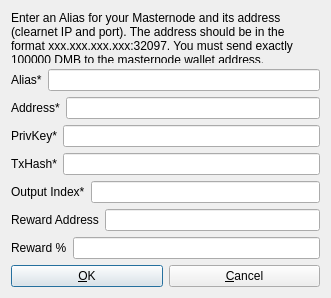
<?xml version="1.0" encoding="UTF-8"?>
<ui version="4.0">
 <class>AddEditAdrenalineNode</class>
 <widget class="QDialog" name="AddEditAdrenalineNode">
  <property name="geometry">
   <rect>
    <x>0</x>
    <y>0</y>
    <width>331</width>
    <height>298</height>
   </rect>
  </property>
  <property name="windowTitle">
   <string>Add/Edit Masternode</string>
  </property>
  <property name="modal">
   <bool>true</bool>
  </property>
  <layout class="QVBoxLayout" name="verticalLayout">
   <item>
    <widget class="QLabel" name="label_9">
     <property name="sizePolicy">
      <sizepolicy hsizetype="Preferred" vsizetype="Expanding">
       <horstretch>0</horstretch>
       <verstretch>0</verstretch>
      </sizepolicy>
     </property>
     <property name="text">
      <string>&lt;html&gt;&lt;head/&gt;&lt;body&gt;&lt;p&gt;Enter an Alias for your Masternode and its address (clearnet IP and port). The address should be in the format xxx.xxx.xxx.xxx:32097. You must send exactly 100000 DMB to the masternode wallet address.&lt;/p&gt;&lt;/body&gt;&lt;/html&gt;</string>
     </property>
     <property name="wordWrap">
      <bool>true</bool>
     </property>
    </widget>
   </item>
   <item>
    <layout class="QHBoxLayout" name="horizontalLayout_4">
     <property name="bottomMargin">
      <number>0</number>
     </property>
     <item>
      <widget class="QLabel" name="label_4">
       <property name="text">
        <string>Alias*</string>
       </property>
      </widget>
     </item>
     <item>
      <widget class="QLineEdit" name="aliasLineEdit"/>
     </item>
    </layout>
   </item>
   <item>
    <layout class="QHBoxLayout" name="horizontalLayout_5">
     <property name="bottomMargin">
      <number>0</number>
     </property>
     <item>
      <widget class="QLabel" name="label_6">
       <property name="text">
        <string>Address*</string>
       </property>
      </widget>
     </item>
     <item>
      <widget class="QLineEdit" name="addressLineEdit"/>
     </item>
    </layout>
   </item>
   <item>
    <layout class="QHBoxLayout" name="horizontalLayout_3">
     <property name="bottomMargin">
      <number>0</number>
     </property>
     <item>
      <widget class="QLabel" name="label_5">
       <property name="text">
        <string>PrivKey*</string>
       </property>
      </widget>
     </item>
     <item>
      <widget class="QLineEdit" name="privkeyLineEdit"/>
     </item>
    </layout>
   </item>
   <item>
    <layout class="QHBoxLayout" name="horizontalLayout_2">
     <property name="bottomMargin">
      <number>0</number>
     </property>
     <item>
      <widget class="QLabel" name="label_2">
       <property name="text">
        <string>TxHash*</string>
       </property>
      </widget>
     </item>
     <item>
      <widget class="QLineEdit" name="txhashLineEdit"/>
     </item>
    </layout>
   </item>
   <item>
    <layout class="QHBoxLayout" name="horizontalLayout_8">
     <property name="bottomMargin">
      <number>0</number>
     </property>
     <item>
      <widget class="QLabel" name="label_8">
       <property name="text">
        <string>Output Index*</string>
       </property>
      </widget>
     </item>
     <item>
      <widget class="QLineEdit" name="outputindexLineEdit"/>
     </item>
    </layout>
   </item>
<item>
    <layout class="QHBoxLayout" name="horizontalLayout_6">
     <property name="bottomMargin">
      <number>0</number>
     </property>
     <item>
      <widget class="QLabel" name="label_3">
       <property name="text">
        <string>Reward Address</string>
       </property>
      </widget>
     </item> 
     <item>
      <widget class="QLineEdit" name="rewardaddressLineEdit"/>
     </item>
    </layout>
   </item>
   <item>
    <layout class="QHBoxLayout" name="horizontalLayout_7">
     <property name="bottomMargin">
      <number>0</number>
     </property>
     <item>
      <widget class="QLabel" name="label_7">
       <property name="text">
        <string>Reward %</string>
       </property>
      </widget>
     </item>
     <item>
      <widget class="QLineEdit" name="rewardpercentageLineEdit"/>
     </item>
    </layout>
   </item>
   <item>
    <layout class="QHBoxLayout" name="horizontalLayout_Buttons">
     <item>
      <widget class="QPushButton" name="okButton">
       <property name="text">
        <string>&amp;OK</string>
       </property>
      </widget>
     </item>
     <item>
      <widget class="QPushButton" name="cancelButton">
       <property name="text">
        <string>&amp;Cancel</string>
       </property>
       <property name="autoDefault">
        <bool>false</bool>
       </property>
      </widget>
     </item>
    </layout>
   </item>
  </layout>
 </widget>
 <resources/>
 <connections/>
</ui>
